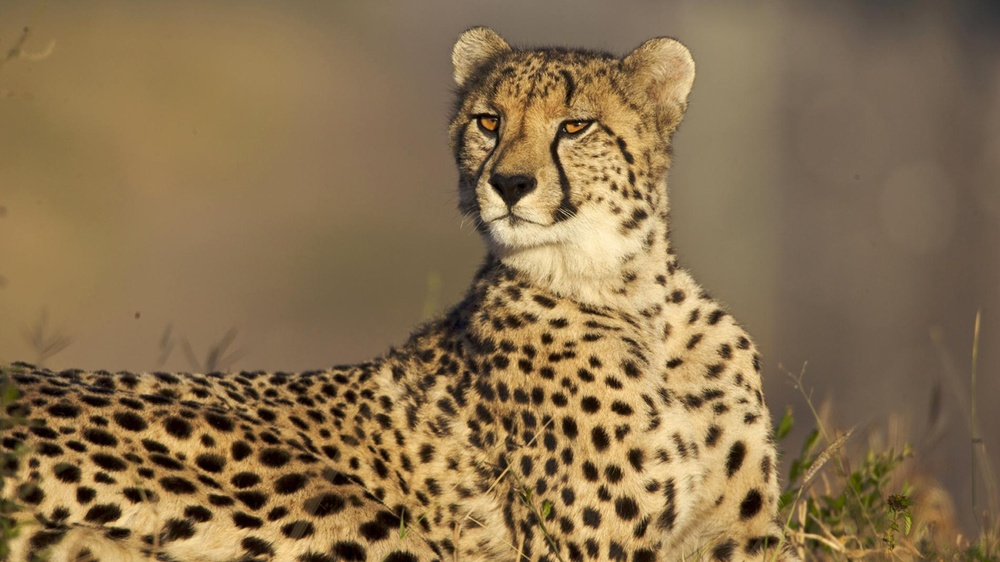
#> input picture cheetah.jpg, 1000 x 562 px, shrunk from 1900 x 1068 before the run
$ python BFMatching_KNNMatch.py
#> lines starting #> are read from the running program, lines starting #| are printed output that depends on the picture
import cv2
import numpy as np
from matplotlib import pyplot as plt

cv2.namedWindow('Image', cv2.WINDOW_NORMAL)

img1 = cv2.imread('cheetah.jpg',0)       # queryImage
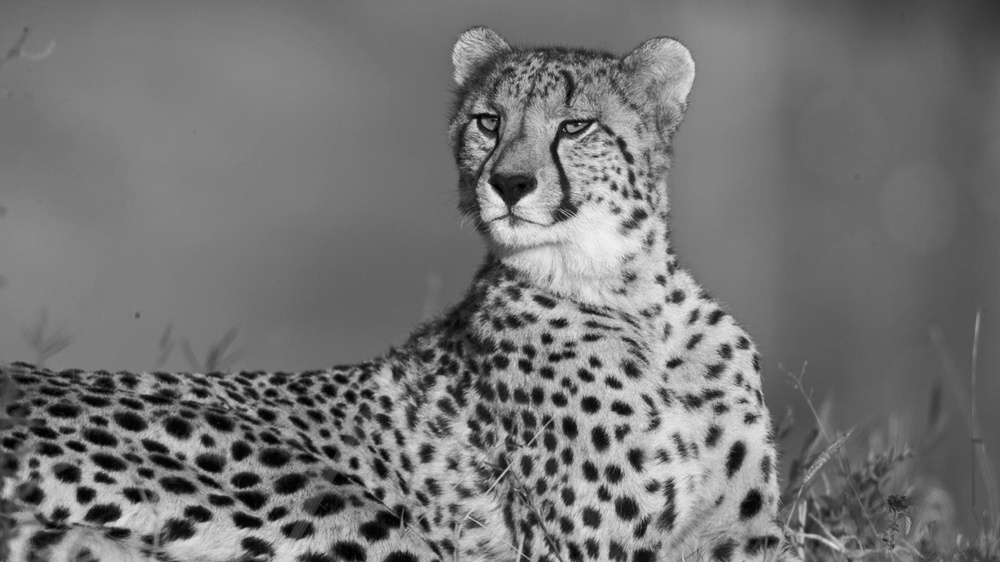
#> img1: shape (562, 1000); min 0, max 241, mean 116.4
img2 = cv2.imread('cheetah2.jpg',0) # trainImage
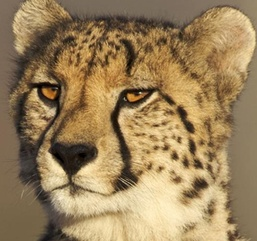
#> input picture cheetah2.jpg, 257 x 241 px, shrunk from 488 x 457 before the run
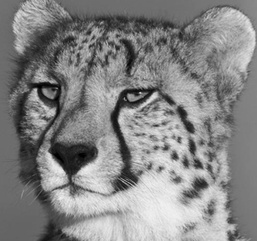
#> img2: shape (241, 257); min 0, max 242, mean 132.6

sift = cv2.xfeatures2d.SIFT_create()

# find the keypoints and descriptors with SIFT
kp1, des1 = sift.detectAndCompute(img1,None)
#> kp1 = 3087 keypoints; strongest (x, y, size): (591, 405, 11.1), (84, 495, 10.4), (621, 408, 10.3), (627, 508, 13.9)
kp2, des2 = sift.detectAndCompute(img2,None)
#> kp2 = 714 keypoints; strongest (x, y, size): (175, 156, 4.8), (154, 96, 4.5), (200, 184, 8.6), (53, 173, 15.7)

# BFMatcher with default params
bf = cv2.BFMatcher()
matches = bf.knnMatch(des1,des2, k=2)
#> matches = 3087 matches

good = []
for m,n in matches:
    if m.distance < 0.75*n.distance:
        good.append([m])
#> after the loop, good = 545 matches

# cv2.drawMatchesKnn expects list of lists as matches.
img3 = cv2.drawMatchesKnn(img1,kp1,img2,kp2,good,None,flags=2)
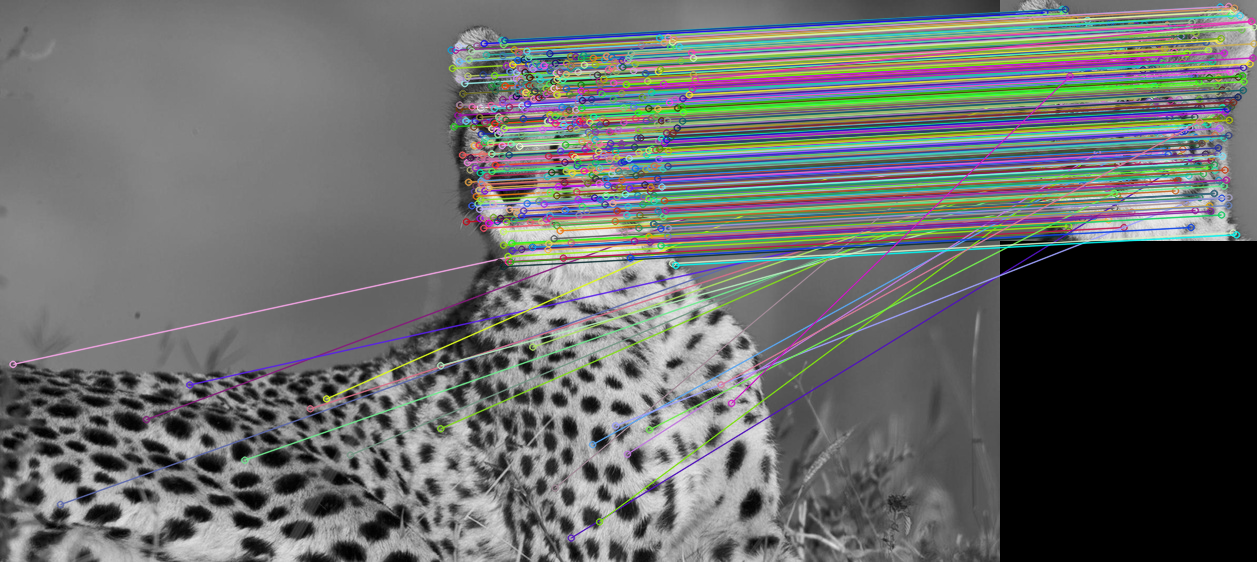
#> img3: shape (562, 1257, 3); mean of channels 0, 1, 2 106.6, 107.4, 105.2; drawn as B, G, R

plt.imshow(img3),plt.show()
